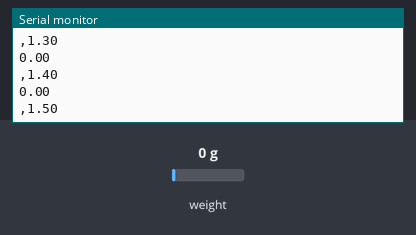
The sketch below on a simulated ESP8266 (NodeMCU). On the bench: the last lines printed to the serial monitor. The test bench sets the inputs (shaded band); at power-on: weight on the scale 0 g.

Above: at 1.6 s.
1.7 s: weight on the scale set to 100 g
At 1.71 s:
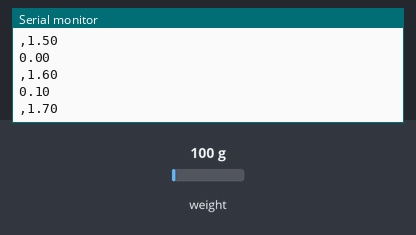
3.2 s: weight on the scale set to 1250 g
At 3.21 s:
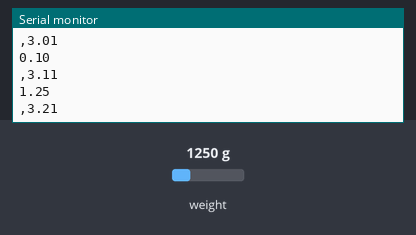
Timing chart, 0 to 6.2 s (numbered marks = the images above; inputs shaded):
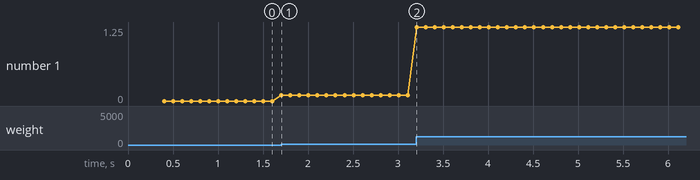

Measured:
- after the input at 1.7 s, the serial monitor: prints a new line at once (image 1)
- plotted number 1: 0 → 0.1 after the input at 1.7 s

The sketch:

Serial_Plotter_Force.ino
```cpp
  float Time_Zero = millis();

#include <HX711_ADC.h> // Library for hx711 board
#if defined(ESP8266)|| defined(ESP32) || defined(AVR)
#include <EEPROM.h>
#endif

//pins:
const int HX711_dout = 3; //mcu > HX711 dout pin
const int HX711_sck = 2; //mcu > HX711 sck pin

//HX711 constructor:
HX711_ADC LoadCell(HX711_dout, HX711_sck);

const int calVal_eepromAdress = 0;
unsigned long t = 0;
unsigned long t_0 = 0;

void setup() {
  // put your setup code here, to run once:
Serial.begin(115200);
LoadCell.begin();
LoadCell.tare();

// Get calibration factor from Serial_Plotter script
LoadCell.setCalFactor(9308.97);
}

void loop() {
  // put your main code here, to run repeatedly:
  static boolean newDataReady = 0;
  const int serialPrintInterval = 0;

  if (LoadCell.update()) newDataReady = true;

  if (newDataReady) {
    if (millis() > t + serialPrintInterval) {
    float force = LoadCell.getData(); // Force in Newtons
    Serial.println(force);
    Serial.print(",");
    Serial.println((millis() - Time_Zero) / 1000);

    newDataReady = 0;
    t = millis();
    }
  }

}
```
